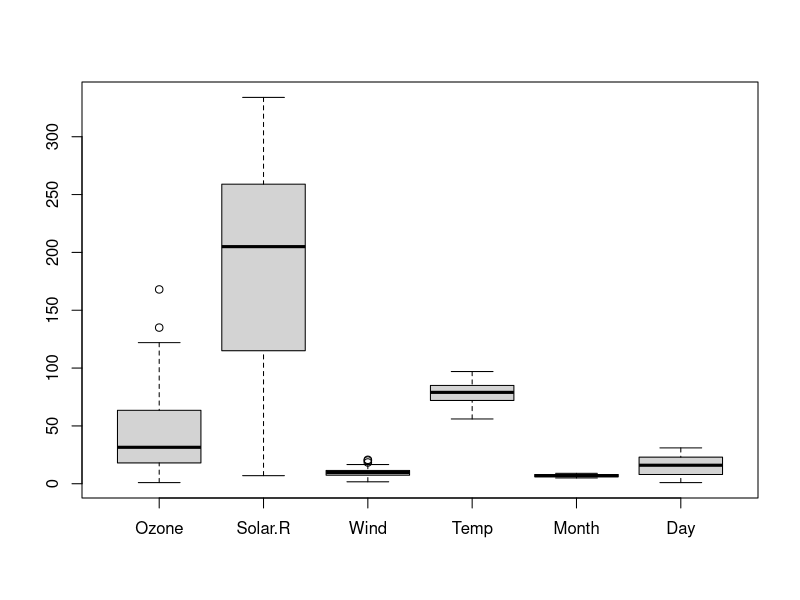

Write R code to recreate this figure.
head(airquality)
mean(airquality$Solar.R)
mean(airquality$Ozone)
mean(airquality$Wind)
mean(airquality$Solar.R, na.rm = TRUE)
mean(airquality$Ozone, na.rm = TRUE)
summary(airquality)
boxplot(airquality)
New_df <- airquality # nolint
